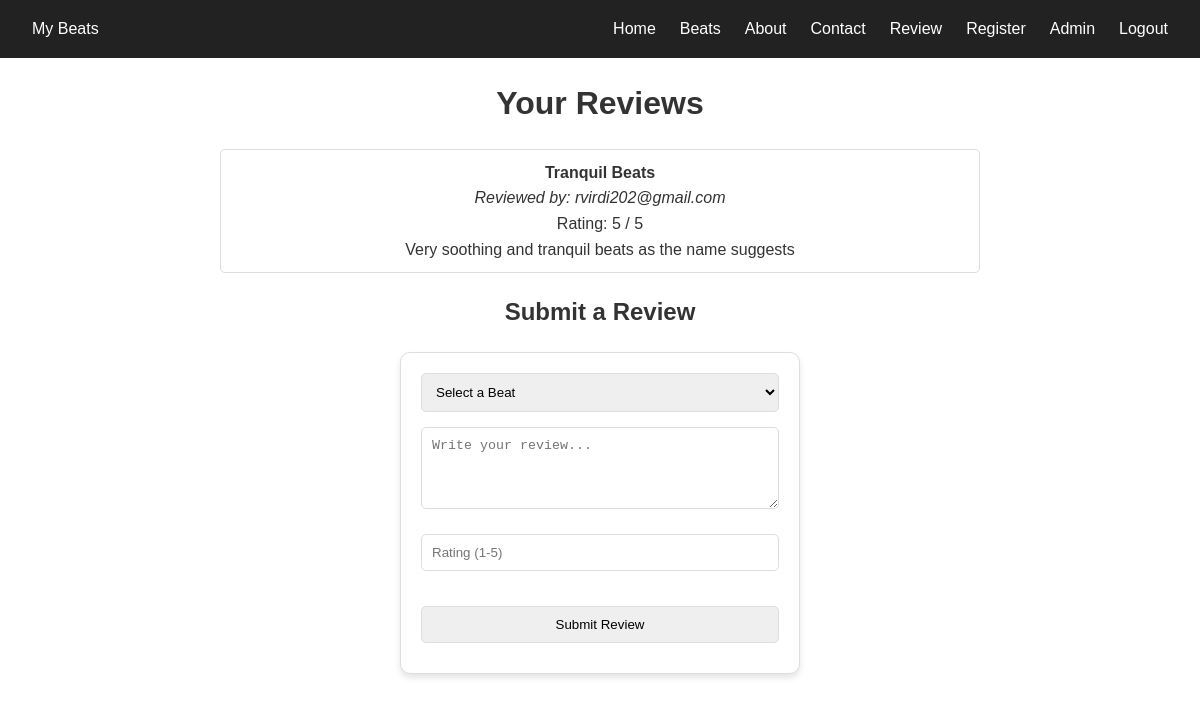
Screenshot of /review.php (signed in) with the database file from the repository.
### tables this page shows
CREATE TABLE `reviews` (
  `review_id` int(11) NOT NULL,
  `user_id` int(11) NOT NULL,
  `beat_id` int(11) NOT NULL,
  `review_text` text NOT NULL,
  `rating` int(11) NOT NULL CHECK (`rating` between 1 and 5),
  `created_at` datetime DEFAULT current_timestamp()
);

CREATE TABLE `beats` (
  `beat_id` int(11) NOT NULL,
  `rate` decimal(10,2) NOT NULL,
  `image_path` varchar(255) NOT NULL,
  `type` varchar(50) NOT NULL,
  `audio_path` varchar(255) NOT NULL,
  `beat_name` varchar(255) NOT NULL
);

CREATE TABLE `users` (
  `user_id` int(11) NOT NULL,
  `username` varchar(100) NOT NULL,
  `password` varchar(255) NOT NULL,
  `registered_at` datetime DEFAULT current_timestamp()
);

### review.php (the view, shortened to what this page needs)
<?php
include 'header.php';
include 'db.php';
$user_id = $_SESSION['user_id'];
$query = $pdo->prepare("
    SELECT r.review_text, r.rating, b.beat_name, u.username
    FROM reviews r
    JOIN beats b ON r.beat_id = b.beat_id
    JOIN users u ON r.user_id = u.user_id
    WHERE r.user_id = :user_id
    ORDER BY r.created_at DESC LIMIT 5
");
$query->execute(['user_id' => $user_id]);
$reviews = $query->fetchAll(PDO::FETCH_ASSOC);
?>
<!DOCTYPE html>
<html lang="en">
<head>
</head>
<body>
    <div class="container">
        <h1>Your Reviews</h1>
        <div class="review-list">
            <?php if (!empty($reviews)): ?>
                <?php foreach ($reviews as $review): ?>
                    <div class="review-item">
                        <strong><?php echo htmlspecialchars($review['beat_name']); ?></strong><br>
                        <em>Reviewed by: <?php echo htmlspecialchars($review['username']); ?></em><br>
                        Rating: <?php echo htmlspecialchars($review['rating']); ?> / 5<br>
                        <?php echo htmlspecialchars($review['review_text']); ?>
                    </div>
                <?php endforeach; ?>
            <?php else: ?>
                <p>No reviews yet. Submit one below!</p>
            <?php endif; ?>
        </div>
        <h2>Submit a Review</h2>
        <form method="POST">
            <select name="beat_id" required>
                <option value="" disabled selected>Select a Beat</option>
            </select>
            <textarea name="review_text" rows="4" placeholder="Write your review..." required></textarea>
            <input type="number" name="rating" min="1" max="5" placeholder="Rating (1-5)" required>
            <input type="submit" value="Submit Review">
        </form>
    </div>
</body>
</html>

### styles.css (style rules this page uses)
* { margin: 0; padding: 0; box-sizing: border-box; }
body { font-family: 'Poppins', sans-serif; line-height: 1.6; color: #333; }
form { max-width: 400px; margin: 20px auto; padding: 20px; border: 1px solid #ddd; border-radius: 10px; background-color: #fff; box-shadow: 0 4px 6px rgba(0, 0, 0, 0.1); }
form input { width: 100%; padding: 10px; margin: 10px 0; border: 1px solid #ddd; border-radius: 5px; }
.container { width: 90%; max-width: 1200px; margin: 0 auto; text-align: center; }

### review.php (style rules this page uses)
.container { max-width: 800px; margin: 0 auto; padding: 20px; }
h1 { text-align: center; margin-bottom: 20px; }
.review-list { margin-bottom: 20px; }
.review-item { padding: 10px; border: 1px solid #ddd; border-radius: 5px; margin-bottom: 10px; }
form { display: flex; flex-direction: column; gap: 15px; }
select, textarea, input[type="submit"] { padding: 10px; border: 1px solid #ddd; border-radius: 5px; }
textarea { resize: vertical; }

### rows the page displays
reviews: beat.beat_name "Tranquil Beats", user.username "rvirdi202@gmail.com", rating "5", review_text "Very soothing and tranquil beats as the name suggests"
